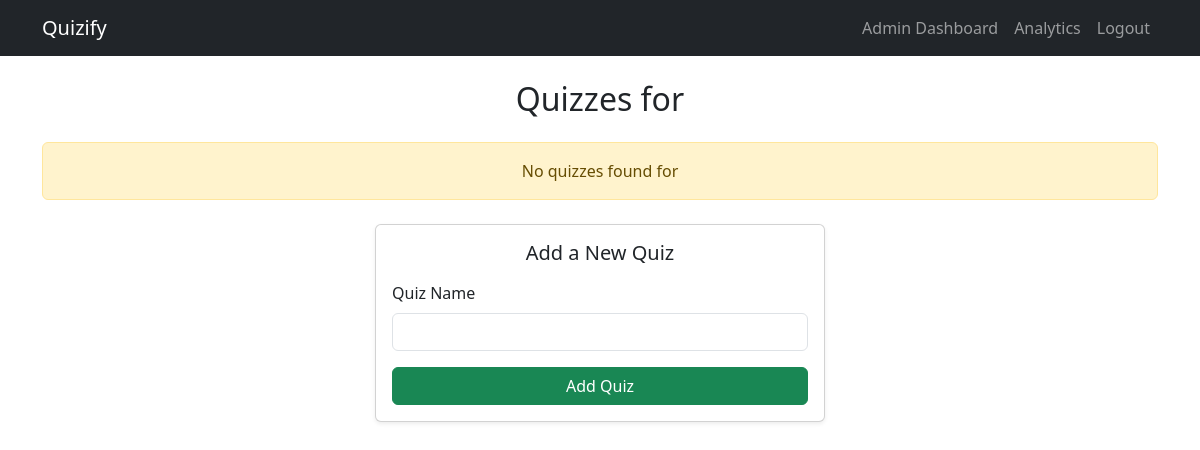
Page /admin/admin/get_quizzes?chapter_id=4 (signed in) on the earlier database version.
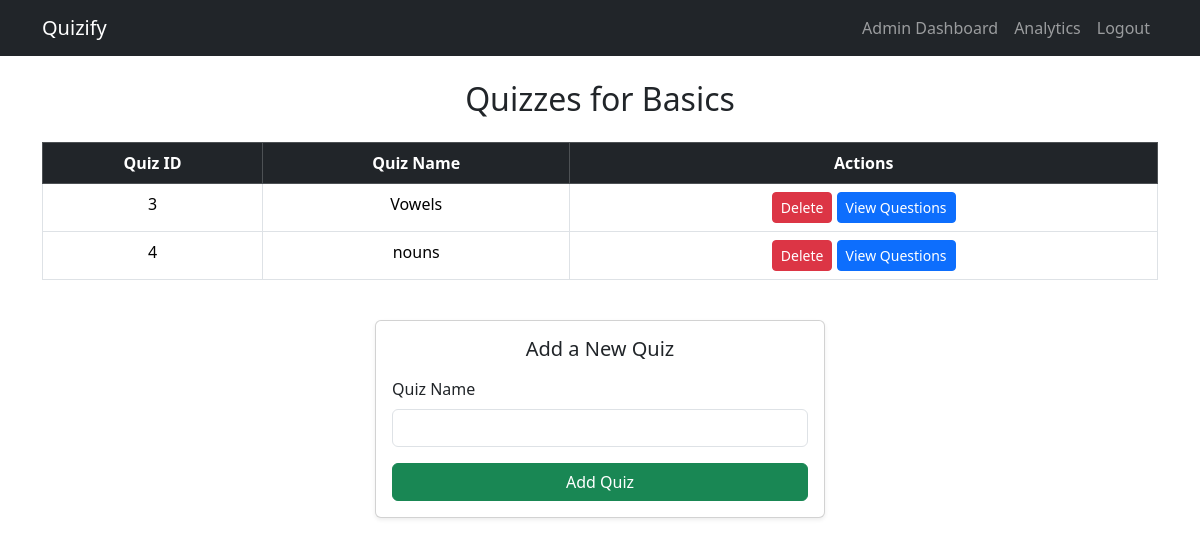
Same page on the later database version.
### models.py (models this page shows)
class Chapter(db.Model):
    __tablename__ = 'chapters'
    chapter_id = db.Column(db.Integer, primary_key=True)
    chapter_name = db.Column(db.String(20), nullable=False)
    subject_id = db.Column(db.Integer, db.ForeignKey('subjects.subject_id'))
    quizzes = db.relationship('Quiz', backref=db.backref('chapter', lazy=True))

class Quiz(db.Model):
    __tablename__ = 'quiz'
    quiz_id = db.Column(db.Integer, primary_key=True)
    quiz_name = db.Column(db.String(50), nullable=False)
    chapter_id = db.Column(db.Integer, db.ForeignKey('chapters.chapter_id'))
    questions = db.relationship('Question', backref='quiz', cascade='all, delete-orphan')

### controllers/admin.py (the view)
@admin.route('/admin/get_quizzes', methods=['GET', 'POST'])
@admin_required
def get_quizzes():
    chapter_id = request.args.get('chapter_id') if request.method == 'GET' else request.form.get('chapter_id')
    chapter = Chapter.query.get(chapter_id)
    quizzes = chapter.quizzes if chapter else []
    return render_template('admin/view_quizzes.html', quizzes=quizzes, chapter_id=chapter_id, chapter=chapter)

### controllers/admin.py (called while the page is built)
def admin_required(f):
    @wraps(f)
    def decorated_function(*args, **kwargs):
        if 'user_id' not in session:
            flash('Please log in first.', 'error')
            return redirect(url_for('auth.login'))
        user = User.query.get(session['user_id'])
        if not user or not user.is_admin:
            flash('Admin access required.', 'error')
            return redirect(url_for('auth.login'))
        return f(*args, **kwargs)
    return decorated_function

### templates/admin/view_quizzes.html (shortened to what this page needs)
{% extends 'base.html' %}
{% block content %}
<div class="container my-4">
    <h2 class="mb-4 text-center">Quizzes for {{ chapter.chapter_name }}</h2>
    {% if quizzes %}
    <div class="table-responsive">
        <table class="table table-bordered table-hover text-center">
            <thead class="table-dark">
                <tr>
                    <th>Quiz ID</th>
                    <th>Quiz Name</th>
                    <th>Actions</th>
                </tr>
            </thead>
            <tbody>
                {% for quiz in quizzes %}
                <tr>
                    <td>{{ quiz.quiz_id }}</td>
                    <td>{{ quiz.quiz_name }}</td>
                    <td>
                        <form method="POST" action="{{ url_for('admin.delete_quiz') }}" class="d-inline">
                            <button type="submit" class="btn btn-danger btn-sm">
                                Delete</button>
                        </form>
                        <form method="POST" action="{{ url_for('admin.get_questions') }}" class="d-inline">
                            <button type="submit" class="btn btn-primary btn-sm"> View
                                Questions</button>
                        </form>
                    </td>
                </tr>
                {% endfor %}
            </tbody>
        </table>
    </div>
    {% else %}
    <div class="alert alert-warning text-center">No quizzes found for {{ chapter.chapter_name }}</div>
    {% endif %}
    <div class="card shadow-sm p-3 mt-4 mx-auto" style="max-width: 450px;">
        <h5 class="card-title mb-3 text-center">Add a New Quiz</h5>
        <form method="POST" action="{{ url_for('admin.add_quiz') }}">
            <div class="mb-3">
                <label for="quiz_name" class="form-label">Quiz Name</label>
                <input type="text" name="quiz_name" id="quiz_name" class="form-control" required>
            </div>
            <div class="d-grid">
                <button type="submit" class="btn btn-success"> Add Quiz</button>
            </div>
        </form>
    </div>
</div>
{% endblock %}

Differences in the rows shown:
added Chapter: chapter_name "Basics"
added Quiz: quiz_id "3", quiz_name "Vowels"
added Quiz: quiz_id "4", quiz_name "nouns"
Other differences:
text no longer shown: "No quizzes found for"
text now shown: "Quiz ID Quiz Name Actions"
